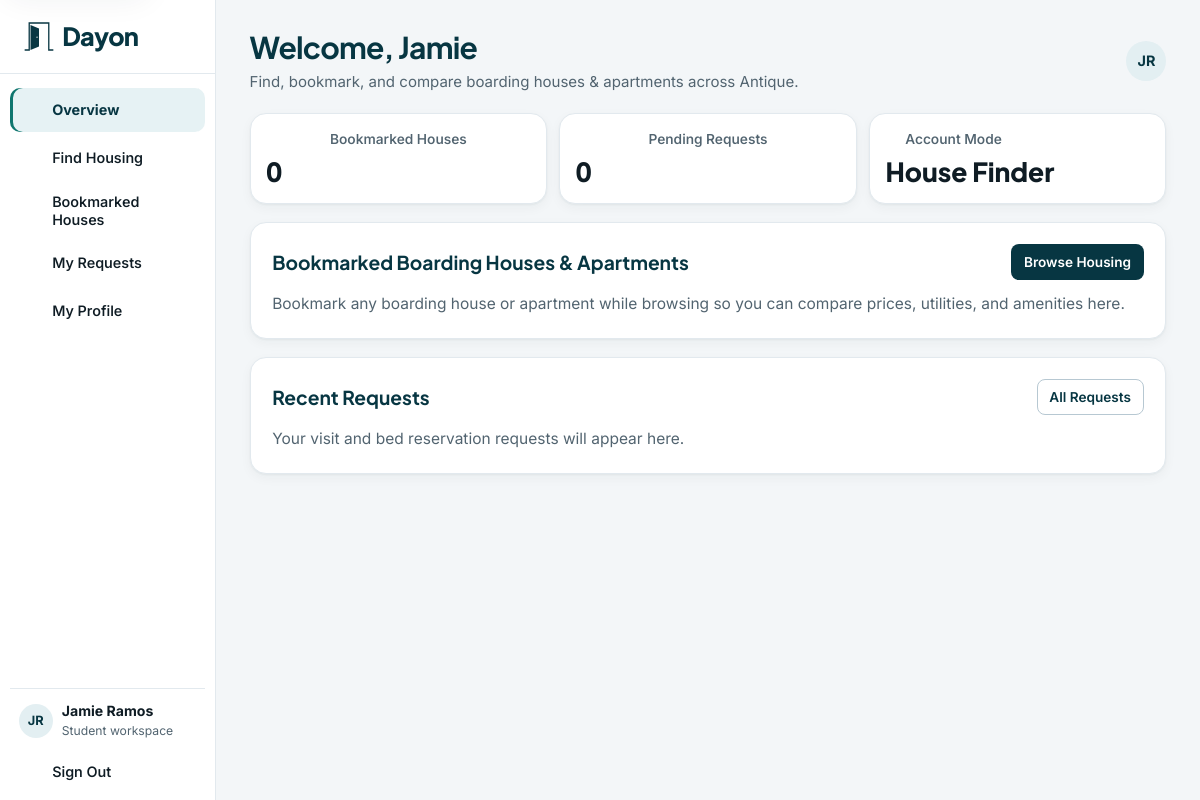
The app's page /student/dashboard.php (signed in) with its own data.
### tables this page shows
CREATE TABLE users (
    user_id BIGINT UNSIGNED AUTO_INCREMENT PRIMARY KEY,
    role_id TINYINT UNSIGNED NOT NULL,
    email VARCHAR(150) NOT NULL UNIQUE,
    password_hash VARCHAR(255) NOT NULL,
    first_name VARCHAR(80) NOT NULL,
    last_name VARCHAR(80) NOT NULL,
    phone_number VARCHAR(20) NOT NULL,
    account_status ENUM('active', 'suspended', 'pending') NOT NULL DEFAULT 'active',
    created_at TIMESTAMP NOT NULL DEFAULT CURRENT_TIMESTAMP,
    updated_at TIMESTAMP NOT NULL DEFAULT CURRENT_TIMESTAMP ON UPDATE CURRENT_TIMESTAMP,
    CONSTRAINT fk_users_role FOREIGN KEY (role_id) REFERENCES roles(role_id)
);

CREATE TABLE roles (
    role_id TINYINT UNSIGNED AUTO_INCREMENT PRIMARY KEY,
    role_name VARCHAR(30) NOT NULL UNIQUE
);

### student/dashboard.php (the view, shortened to what the rows shown need)
<?php
require __DIR__ . '/../includes/bootstrap.php';
require __DIR__ . '/_support.php';
$student = require_role('student');
$studentId = (int) $student['user_id'];
$lease = active_lease($studentId);
$recentRequests = rows(
    'SELECT rs.request_type, rs.scheduled_at, rs.status, p.property_name, r.room_number
     FROM reservations rs JOIN rooms r ON rs.room_id = r.room_id JOIN properties p ON r.property_id = p.property_id
     WHERE rs.student_id = ? ORDER BY rs.created_at DESC, rs.reservation_id DESC LIMIT 4',
    [$studentId]
);
$pageTitle = 'Welcome, ' . $student['first_name'];
$pageDescription = $lease ? '' : 'Find, bookmark, and compare boarding houses & apartments across ' . DAYON_PROVINCE . '.';
$pageActions = static function () use ($student, $lease): void {
    ?>
    <?php if ($lease): ?><a class="head-icon" href="<?= e(url('student/maintenance.php#advisories-heading')) ?>" aria-label="Property advisories"><?= icon('bell') ?></a><?php endif; ?>
    <a class="avatar" href="<?= e(url('student/profile.php')) ?>" aria-label="<?= e(user_initials($student) . ' · My profile') ?>"><?= e(user_initials($student)) ?></a>
    <?php
};
require __DIR__ . '/../includes/portal_header.php';
?>
<?php if ($lease): ?>
    <div class="dashboard-pair">
        <section class="panel dash-card" id="active-lease">
            <div class="panel-head">
                <h2>Active Lease</h2>
                <span class="badge active">Active</span>
            </div>
            <div class="lease-card-grid">
                <?php if ($photo): ?>
                    <img src="<?= e(media_url($photo)) ?>" alt="<?= e($lease['property_name']) ?>">
                <?php else: ?><div class="image-placeholder" aria-hidden="true"><?= icon('home') ?></div><?php endif; ?>
                <div>
                    <h3><?= e($lease['property_name']) ?></h3>
                    <p>Room <?= e($lease['room_number']) ?></p>
                    <p class="muted">Move-in <?= e(student_short_date($lease['move_in_date'])) ?></p>
                    <p class="lease-rate"><strong><?= e(money($lease['agreed_monthly_rent'])) ?></strong> / month</p>
                </div>
            </div>
            <details class="lease-terms">
                <summary>View Lease Terms</summary>
                <p>Advance rent <?= e(money($lease['advance_rent_amount'])) ?></p>
                <p>Security deposit <?= e(money($lease['security_deposit_amount'])) ?></p>
                <p>Rent is due on day <?= (int) $lease['billing_due_day'] ?> of each month.</p>
            </details>
        </section>
        <section class="panel dash-card">
            <div class="panel-head">
                <h2>Current Month Bill · <?= e(date('F')) ?></h2>
                <?php if ($invoice): ?>
                    <span class="badge <?= e($invoice['invoice_status'] === 'paid' ? 'paid' : ($invoice['invoice_status'] === 'overdue' ? 'overdue' : 'due')) ?>">
                        <?= $invoice['invoice_status'] === 'paid' ? 'Paid' : (($invoice['invoice_status'] === 'overdue' ? 'Overdue · ' : 'Due ') . e(date('M j', strtotime($invoice['due_date'])))) ?>
                    </span>
                <?php endif; ?>
            </div>
            <?php if ($invoice): ?>
                <dl class="line-totals">
                    <?php foreach ($charges as $charge): ?>
                        <div><dt><?= e($chargeLabels[$charge['charge_type']]) ?></dt><dd><?= e(money($charge['amount'])) ?></dd></div>
                    <?php endforeach; ?>
                    <div class="total-line"><dt>Total billed</dt><dd><?= e(money($invoice['total_billed'])) ?></dd></div>
                    <div class="mini-line"><dt>Paid</dt><dd><?= e(money($invoice['total_paid'])) ?></dd></div>
                    <div class="mini-line"><dt>Balance due</dt><dd><?= e(money($invoice['balance_due'])) ?></dd></div>
                    <?php if ($invoice['pending_payments'] > 0): ?><div class="mini-line"><dt>Proof awaiting review</dt><dd><?= e(money($invoice['pending_payments'])) ?></dd></div><?php endif; ?>
                </dl>
            <?php else: ?>
                <p class="muted">Your landlord has yet to generate this month's invoice.</p>
            <?php endif; ?>
            <div class="panel-actions-bottom actions">
                <a class="button secondary small" href="<?= e(url($invoiceLink)) ?>">View Full Ledger</a>
                <?php if ($canSubmitProof): ?><a class="button small" href="<?= e(url('student/billing.php#payment-proof-' . $invoice['invoice_id'])) ?>">Submit Payment Proof</a><?php endif; ?>
            </div>
        </section>
    </div>
    <div class="dashboard-pair asymmetric">
        <section class="panel">
            <div class="panel-head"><h2>Recent Payments &amp; Receipts</h2></div>
            <?php if (!$payments): ?><p class="muted">Your submitted and verified payments will appear here.</p><?php else: ?>
                <div class="table-wrap"><table>
                    <thead><tr><th scope="col">Date</th><th scope="col">Method</th><th scope="col">Amount</th><th scope="col">Status</th><th scope="col">Receipt</th></tr></thead>
                    <tbody>
                        <?php foreach ($payments as $payment): ?>
                            <tr><td><?= e(student_short_date($payment['paid_at'])) ?></td>
                                <td><?= e($methods[$payment['payment_method']]) ?></td>
                                <td><?= e(money($payment['amount_paid'])) ?></td>
                                <td><span class="badge <?= e($payment['verification_status']) ?>"><?= e(student_status($payment['verification_status'])) ?></span></td>
                                <td><?php if ($payment['verification_status'] === 'verified' && $payment['receipt_number']): ?>
                                    <a class="button small secondary" href="<?= e(url('student/receipt.php?id=' . $payment['payment_id'])) ?>">View Receipt</a>
                                <?php else: ?>—<?php endif; ?></td></tr>
                        <?php endforeach; ?>
                    </tbody>
                </table></div>
            <?php endif; ?>
        </section>
        <section class="panel dash-card">
            <div class="panel-head"><h2>Maintenance Tickets</h2></div>
            <div class="maintenance-summary">
                <?php if ($ticket): ?>
                    <h3><?= e(ucfirst($ticket['category'])) ?> Request</h3>
                    <span class="muted">Reported <?= e(student_short_date($ticket['created_at'])) ?></span>
                    <p class="preserve-lines"><?= e($ticket['description']) ?></p>
                    <span class="badge <?= e($ticket['ticket_status']) ?>"><?= e(student_status($ticket['ticket_status'])) ?></span>
                <?php else: ?>
                    <p class="muted">You have no repair requests for this lease.</p>
                <?php endif; ?>
            </div>
            <div class="panel-actions-bottom">
                <a class="button small wide" href="<?= e(url('student/maintenance.php#repair-heading')) ?>">Report an Issue</a>
            </div>
        </section>
    </div>
    <section class="panel">
        <div class="panel-head"><h2>Property Advisories</h2><a class="button small secondary" href="<?= e(url('student/maintenance.php#advisories-heading')) ?>">View Advisories</a></div>
        <?php if (!$advisories): ?><p class="muted">Your landlord has yet to post an advisory.</p><?php else: ?>
            <div class="announcements-list">
                <?php foreach ($advisories as $advisory): ?>
                    <article><h3><?= e($advisory['title']) ?></h3><p class="preserve-lines"><?= e($advisory['message']) ?></p><small class="muted"><?= e(student_short_date($advisory['created_at'])) ?></small></article>
                <?php endforeach; ?>
            </div>
        <?php endif; ?>
    </section>
<?php else: ?>
    <section class="panel">
        <div class="panel-head">
            <h2>Bookmarked Boarding Houses &amp; Apartments</h2>
        </div>
    </section>
<?php endif; ?>
<?php if ($recentRequests || !$lease): ?>
<section class="panel">
    <div class="panel-head"><h2>Recent Requests</h2><a class="button secondary small" href="<?= e(url('student/reservations.php')) ?>">All Requests</a></div>
</section>
<?php endif; ?>
<?php require __DIR__ . '/../includes/portal_footer.php'; ?>

### includes/portal_header.php (shortened to what the rows shown need)
<?php
$portalRole = $user['role_name'];
require __DIR__ . '/document_head.php';
?>
<body class="portal-body portal-<?= e($portalRole) ?>">
<div class="portal-layout">
    <aside class="portal-sidebar" aria-label="<?= e(ucfirst($portalRole)) ?> workspace">
        <details class="portal-navigation navigation-disclosure" data-navigation="860" open>
            <div class="portal-navigation-content">
                <div class="portal-sidebar-bottom">
                    <div class="portal-identity">
                        <span class="avatar" aria-hidden="true"><?= e(user_initials($user)) ?></span>
                        <div><strong><?= e($user['full_name']) ?></strong><span><?= e(ucfirst($portalRole)) ?> workspace</span></div>
                    </div>
                </div>
            </div>
        </details>
    </aside>
    <main id="main" class="portal-main">
        <header class="portal-page-heading<?= !empty($pageHeaderClass) ? ' ' . e($pageHeaderClass) : '' ?>">
            <div>
                <h1><?= e($pageTitle) ?></h1>
                <?php if (!empty($pageDescription)): ?><p><?= e($pageDescription) ?></p><?php endif; ?>
            </div>
            <?php if (isset($pageActions)): ?><div class="portal-page-actions"><?php $pageActions(); ?></div><?php endif; ?>
        </header>

### records on screen
users: user_initials($user) "JR", role.role_name "Student", first_name "Welcome, Jamie", user_initials($student) "JR"

### other values on screen
$label "Overview"
$label "Find Housing"
$label "Bookmarked Houses"
$label "My Requests"
$label "My Profile"
$user['full_name'] "Jamie Ramos"
$pageDescription "Find, bookmark, and compare boarding houses & apartments across Antique."
$savedCount "0"
$pendingCount "0"
